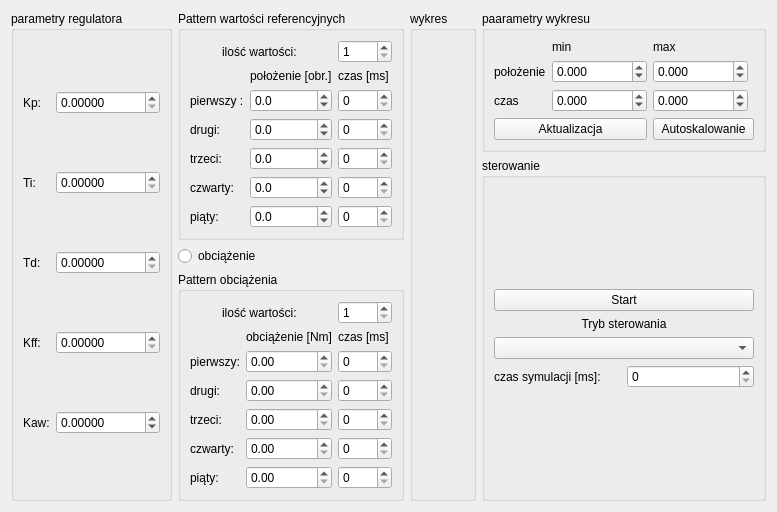
       <widget class="QWidget" name="polozenie">
        <attribute name="title">
         <string>położenie</string>
        </attribute>
        <layout class="QGridLayout" name="gridLayout_20">
         <item row="0" column="1" rowspan="2">
          <widget class="QGroupBox" name="groupBox_19">
           <property name="title">
            <string>Pattern wartości referencyjnych</string>
           </property>
           <layout class="QGridLayout" name="gridLayout_19">
            <item row="1" column="1">
             <widget class="QLabel" name="label_125">
              <property name="text">
               <string>położenie [obr.]</string>
              </property>
             </widget>
            </item>
            <item row="2" column="1">
             <widget class="QDoubleSpinBox" name="valuePosRef">
              <property name="decimals">
               <number>1</number>
              </property>
              <property name="minimum">
               <double>-10.000000000000000</double>
              </property>
              <property name="maximum">
               <double>10.000000000000000</double>
              </property>
             </widget>
            </item>
            <item row="6" column="0">
             <widget class="QLabel" name="label_46">
              <property name="sizePolicy">
               <sizepolicy hsizetype="Preferred" vsizetype="Expanding">
                <horstretch>0</horstretch>
                <verstretch>0</verstretch>
               </sizepolicy>
              </property>
              <property name="text">
               <string>piąty:</string>
              </property>
             </widget>
            </item>
            <item row="6" column="1">
             <widget class="QDoubleSpinBox" name="valuePosRef5">
              <property name="decimals">
               <number>1</number>
              </property>
              <property name="minimum">
               <double>-10.000000000000000</double>
              </property>
              <property name="maximum">
               <double>10.000000000000000</double>
              </property>
             </widget>
            </item>
            <item row="5" column="2">
             <widget class="QSpinBox" name="refPosTime4">
              <property name="maximum">
               <number>5000</number>
              </property>
             </widget>
            </item>
            <item row="6" column="2">
             <widget class="QSpinBox" name="refPosTime5">
              <property name="maximum">
               <number>5000</number>
              </property>
             </widget>
            </item>
            <item row="3" column="1">
             <widget class="QDoubleSpinBox" name="valuePosRef2">
              <property name="decimals">
               <number>1</number>
              </property>
              <property name="minimum">
               <double>-10.000000000000000</double>
              </property>
              <property name="maximum">
               <double>10.000000000000000</double>
              </property>
             </widget>
            </item>
            <item row="2" column="0">
             <widget class="QLabel" name="label_32">
              <property name="sizePolicy">
               <sizepolicy hsizetype="Preferred" vsizetype="Expanding">
                <horstretch>0</horstretch>
                <verstretch>0</verstretch>
               </sizepolicy>
              </property>
              <property name="text">
               <string>pierwszy :</string>
              </property>
             </widget>
            </item>
            <item row="1" column="2">
             <widget class="QLabel" name="label_126">
              <property name="text">
               <string>czas [ms]</string>
              </property>
             </widget>
            </item>
            <item row="4" column="2">
             <widget class="QSpinBox" name="refPosTime3">
              <property name="maximum">
               <number>5000</number>
              </property>
             </widget>
            </item>
            <item row="4" column="1">
             <widget class="QDoubleSpinBox" name="valuePosRef3">
              <property name="decimals">
               <number>1</number>
              </property>
              <property name="minimum">
               <double>-10.000000000000000</double>
              </property>
              <property name="maximum">
               <double>10.000000000000000</double>
              </property>
             </widget>
            </item>
            <item row="3" column="2">
             <widget class="QSpinBox" name="refPosTime2">
              <property name="maximum">
               <number>5000</number>
              </property>
             </widget>
            </item>
            <item row="5" column="0">
             <widget class="QLabel" name="label_45">
              <property name="sizePolicy">
               <sizepolicy hsizetype="Preferred" vsizetype="Expanding">
                <horstretch>0</horstretch>
                <verstretch>0</verstretch>
               </sizepolicy>
              </property>
              <property name="text">
               <string>czwarty:</string>
              </property>
             </widget>
            </item>
            <item row="5" column="1">
             <widget class="QDoubleSpinBox" name="valuePosRef4">
              <property name="decimals">
               <number>1</number>
              </property>
              <property name="minimum">
               <double>-10.000000000000000</double>
              </property>
              <property name="maximum">
               <double>10.000000000000000</double>
              </property>
             </widget>
            </item>
            <item row="2" column="2">
             <widget class="QSpinBox" name="refPosTime">
              <property name="maximum">
               <number>5000</number>
              </property>
             </widget>
            </item>
            <item row="3" column="0">
             <widget class="QLabel" name="label_43">
              <property name="sizePolicy">
               <sizepolicy hsizetype="Preferred" vsizetype="Expanding">
                <horstretch>0</horstretch>
                <verstretch>0</verstretch>
               </sizepolicy>
              </property>
              <property name="text">
               <string>drugi:</string>
              </property>
             </widget>
            </item>
            <item row="4" column="0">
             <widget class="QLabel" name="label_44">
              <property name="sizePolicy">
               <sizepolicy hsizetype="Preferred" vsizetype="Expanding">
                <horstretch>0</horstretch>
                <verstretch>0</verstretch>
               </sizepolicy>
              </property>
              <property name="text">
               <string>trzeci:</string>
              </property>
             </widget>
            </item>
            <item row="0" column="2">
             <widget class="QSpinBox" name="numberRefValuePos">
              <property name="minimum">
               <number>1</number>
              </property>
              <property name="maximum">
               <number>5</number>
              </property>
             </widget>
            </item>
            <item row="0" column="0" colspan="2">
             <widget class="QLabel" name="label_60">
              <property name="text">
               <string>ilość wartości: </string>
              </property>
              <property name="alignment">
               <set>Qt::AlignCenter</set>
              </property>
             </widget>
            </item>
           </layout>
          </widget>
         </item>
         <item row="1" column="3" rowspan="3">
          <widget class="QGroupBox" name="groupBox_17">
           <property name="title">
            <string>sterowanie</string>
           </property>
           <layout class="QGridLayout" name="gridLayout_18">
            <item row="4" column="1">
             <widget class="QSpinBox" name="valuePosTs">
              <property name="maximum">
               <number>5000</number>
              </property>
             </widget>
            </item>
            <item row="3" column="0" colspan="2">
             <widget class="QComboBox" name="trybSterPos"/>
            </item>
            <item row="4" column="0">
             <widget class="QLabel" name="label_33">
              <property name="text">
               <string>czas symulacji [ms]:</string>
              </property>
             </widget>
            </item>
            <item row="2" column="0" colspan="2">
             <widget class="QLabel" name="label_39">
              <property name="text">
               <string>Tryb sterowania</string>
              </property>
              <property name="alignment">
               <set>Qt::AlignCenter</set>
              </property>
             </widget>
            </item>
            <item row="0" column="1">
             <spacer name="verticalSpacer_5">
              <property name="orientation">
               <enum>Qt::Vertical</enum>
              </property>
              <property name="sizeHint" stdset="0">
               <size>
                <width>20</width>
                <height>40</height>
               </size>
              </property>
             </spacer>
            </item>
            <item row="5" column="1">
             <spacer name="verticalSpacer_6">
              <property name="orientation">
               <enum>Qt::Vertical</enum>
              </property>
              <property name="sizeHint" stdset="0">
               <size>
                <width>20</width>
                <height>40</height>
               </size>
              </property>
             </spacer>
            </item>
            <item row="1" column="0" colspan="2">
             <widget class="QPushButton" name="przyciskStartPos">
              <property name="text">
               <string>Start</string>
              </property>
             </widget>
            </item>
           </layout>
          </widget>
         </item>
         <item row="3" column="1">
          <widget class="QGroupBox" name="groupBox_18">
           <property name="title">
            <string>Pattern obciążenia</string>
           </property>
           <layout class="QGridLayout" name="gridLayout_15">
            <item row="4" column="0">
             <widget class="QLabel" name="label_48">
              <property name="sizePolicy">
               <sizepolicy hsizetype="Preferred" vsizetype="Expanding">
                <horstretch>0</horstretch>
                <verstretch>0</verstretch>
               </sizepolicy>
              </property>
              <property name="text">
               <string>trzeci:</string>
              </property>
             </widget>
            </item>
            <item row="3" column="0">
             <widget class="QLabel" name="label_47">
              <property name="sizePolicy">
               <sizepolicy hsizetype="Preferred" vsizetype="Expanding">
                <horstretch>0</horstretch>
                <verstretch>0</verstretch>
               </sizepolicy>
              </property>
              <property name="text">
               <string>drugi:</string>
              </property>
             </widget>
            </item>
            <item row="1" column="2">
             <widget class="QLabel" name="label_128">
              <property name="text">
               <string>czas [ms]</string>
              </property>
             </widget>
            </item>
            <item row="2" column="0">
             <widget class="QLabel" name="label_42">
              <property name="sizePolicy">
               <sizepolicy hsizetype="Preferred" vsizetype="Expanding">
                <horstretch>0</horstretch>
                <verstretch>0</verstretch>
               </sizepolicy>
              </property>
              <property name="text">
               <string>pierwszy:</string>
              </property>
             </widget>
            </item>
            <item row="2" column="2">
             <widget class="QSpinBox" name="motorLoadPosTime">
              <property name="sizePolicy">
               <sizepolicy hsizetype="Minimum" vsizetype="Fixed">
                <horstretch>0</horstretch>
                <verstretch>0</verstretch>
               </sizepolicy>
              </property>
              <property name="maximum">
               <number>5000</number>
              </property>
             </widget>
            </item>
            <item row="3" column="2">
             <widget class="QSpinBox" name="motorLoadPosTime2">
              <property name="maximum">
               <number>5000</number>
              </property>
             </widget>
            </item>
            <item row="1" column="1">
             <widget class="QLabel" name="label_127">
              <property name="text">
               <string>obciążenie [Nm]</string>
              </property>
             </widget>
            </item>
            <item row="4" column="2">
             <widget class="QSpinBox" name="motorLoadPosTime3">
              <property name="maximum">
               <number>5000</number>
              </property>
             </widget>
            </item>
            <item row="5" column="0">
             <widget class="QLabel" name="label_49">
              <property name="sizePolicy">
               <sizepolicy hsizetype="Preferred" vsizetype="Expanding">
                <horstretch>0</horstretch>
                <verstretch>0</verstretch>
               </sizepolicy>
              </property>
              <property name="text">
               <string>czwarty:</string>
              </property>
             </widget>
            </item>
            <item row="6" column="2">
             <widget class="QSpinBox" name="motorLoadPosTime5">
              <property name="maximum">
               <number>5000</number>
              </property>
             </widget>
            </item>
            <item row="5" column="2">
             <widget class="QSpinBox" name="motorLoadPosTime4">
              <property name="maximum">
               <number>5000</number>
              </property>
             </widget>
            </item>
            <item row="6" column="0">
             <widget class="QLabel" name="label_50">
              <property name="sizePolicy">
               <sizepolicy hsizetype="Preferred" vsizetype="Expanding">
                <horstretch>0</horstretch>
                <verstretch>0</verstretch>
               </sizepolicy>
              </property>
              <property name="text">
               <string>piąty:</string>
              </property>
             </widget>
            </item>
            <item row="0" column="2">
             <widget class="QSpinBox" name="numberLoadValuePos">
              <property name="minimum">
               <number>1</number>
              </property>
              <property name="maximum">
               <number>5</number>
              </property>
             </widget>
            </item>
            <item row="0" column="0" colspan="2">
             <widget class="QLabel" name="label_61">
              <property name="text">
               <string>ilość wartości: </string>
              </property>
              <property name="alignment">
               <set>Qt::AlignCenter</set>
              </property>
             </widget>
            </item>
            <item row="2" column="1">
             <widget class="QDoubleSpinBox" name="motorLoadPos"/>
            </item>
            <item row="3" column="1">
             <widget class="QDoubleSpinBox" name="motorLoadPos2"/>
            </item>
            <item row="4" column="1">
             <widget class="QDoubleSpinBox" name="motorLoadPos3"/>
            </item>
            <item row="5" column="1">
             <widget class="QDoubleSpinBox" name="motorLoadPos4"/>
            </item>
            <item row="6" column="1">
             <widget class="QDoubleSpinBox" name="motorLoadPos5"/>
            </item>
           </layout>
          </widget>
         </item>
         <item row="0" column="3">
          <widget class="QGroupBox" name="groupBox_16">
           <property name="title">
            <string>paarametry wykresu</string>
           </property>
           <layout class="QGridLayout" name="gridLayout_17">
            <item row="0" column="1">
             <widget class="QLabel" name="label_36">
              <property name="text">
               <string>min</string>
              </property>
             </widget>
            </item>
            <item row="1" column="0">
             <widget class="QLabel" name="label_34">
              <property name="text">
               <string>położenie</string>
              </property>
             </widget>
            </item>
            <item row="2" column="0">
             <widget class="QLabel" name="label_35">
              <property name="text">
               <string>czas</string>
              </property>
             </widget>
            </item>
            <item row="0" column="2">
             <widget class="QLabel" name="label_37">
              <property name="text">
               <string>max</string>
              </property>
             </widget>
            </item>
            <item row="3" column="0" colspan="2">
             <widget class="QPushButton" name="przyciskAktuPos">
              <property name="text">
               <string>Aktualizacja</string>
              </property>
             </widget>
            </item>
            <item row="3" column="2" colspan="2">
             <widget class="QPushButton" name="przyciskAutoPos">
              <property name="text">
               <string>Autoskalowanie</string>
              </property>
             </widget>
            </item>
            <item row="1" column="1">
             <widget class="QDoubleSpinBox" name="minPos">
              <property name="decimals">
               <number>3</number>
              </property>
              <property name="minimum">
               <double>-1000000.000000000000000</double>
              </property>
              <property name="maximum">
               <double>1000000.000000000000000</double>
              </property>
             </widget>
            </item>
            <item row="2" column="1">
             <widget class="QDoubleSpinBox" name="minCzasPos">
              <property name="decimals">
               <number>3</number>
              </property>
              <property name="minimum">
               <double>-10000.000000000000000</double>
              </property>
              <property name="maximum">
               <double>10000.000000000000000</double>
              </property>
             </widget>
            </item>
            <item row="1" column="2">
             <widget class="QDoubleSpinBox" name="maxPos">
              <property name="decimals">
               <number>3</number>
              </property>
              <property name="minimum">
               <double>-1000000.000000000000000</double>
              </property>
              <property name="maximum">
               <double>1000000.000000000000000</double>
              </property>
             </widget>
            </item>
            <item row="2" column="2">
             <widget class="QDoubleSpinBox" name="maxCzasPos">
              <property name="decimals">
               <number>3</number>
              </property>
              <property name="minimum">
               <double>-10000.000000000000000</double>
              </property>
              <property name="maximum">
               <double>10000.000000000000000</double>
              </property>
             </widget>
            </item>
           </layout>
          </widget>
         </item>
         <item row="0" column="0" rowspan="4">
          <widget class="QGroupBox" name="groupBox_14">
           <property name="title">
            <string>parametry regulatora</string>
           </property>
           <layout class="QGridLayout" name="gridLayout_6">
            <item row="0" column="1">
             <widget class="QDoubleSpinBox" name="valuePosKp">
              <property name="decimals">
               <number>5</number>
              </property>
              <property name="maximum">
               <double>1000000.000000000000000</double>
              </property>
             </widget>
            </item>
            <item row="2" column="0">
             <widget class="QLabel" name="label_29">
              <property name="text">
               <string>Td:</string>
              </property>
             </widget>
            </item>
            <item row="1" column="1">
             <widget class="QDoubleSpinBox" name="valuePosTi">
              <property name="decimals">
               <number>5</number>
              </property>
              <property name="maximum">
               <double>999.000000000000000</double>
              </property>
             </widget>
            </item>
            <item row="0" column="0">
             <widget class="QLabel" name="label_27">
              <property name="text">
               <string>Kp:</string>
              </property>
             </widget>
            </item>
            <item row="3" column="0">
             <widget class="QLabel" name="label_30">
              <property name="text">
               <string>Kff:</string>
              </property>
             </widget>
            </item>
            <item row="3" column="1">
             <widget class="QDoubleSpinBox" name="valuePosKff">
              <property name="decimals">
               <number>5</number>
              </property>
              <property name="maximum">
               <double>50000.000000000000000</double>
              </property>
             </widget>
            </item>
            <item row="1" column="0">
             <widget class="QLabel" name="label_28">
              <property name="text">
               <string>Ti:</string>
              </property>
             </widget>
            </item>
            <item row="2" column="1">
             <widget class="QDoubleSpinBox" name="valuePosTd">
              <property name="decimals">
               <number>5</number>
              </property>
              <property name="maximum">
               <double>999.000000000000000</double>
              </property>
             </widget>
            </item>
            <item row="4" column="0">
             <widget class="QLabel" name="label_31">
              <property name="text">
               <string>Kaw:</string>
              </property>
             </widget>
            </item>
            <item row="4" column="1">
             <widget class="QDoubleSpinBox" name="valuePosKw">
              <property name="decimals">
               <number>5</number>
              </property>
              <property name="minimum">
               <double>-999.000000000000000</double>
              </property>
              <property name="maximum">
               <double>999.000000000000000</double>
              </property>
             </widget>
            </item>
           </layout>
          </widget>
         </item>
         <item row="2" column="1">
          <widget class="QRadioButton" name="SwitchLoadMotorPos">
           <property name="text">
            <string>obciążenie</string>
           </property>
          </widget>
         </item>
         <item row="0" column="2" rowspan="4">
          <widget class="QGroupBox" name="groupBox_13">
           <property name="title">
            <string>wykres</string>
           </property>
          </widget>
         </item>
        </layout>
       </widget>
